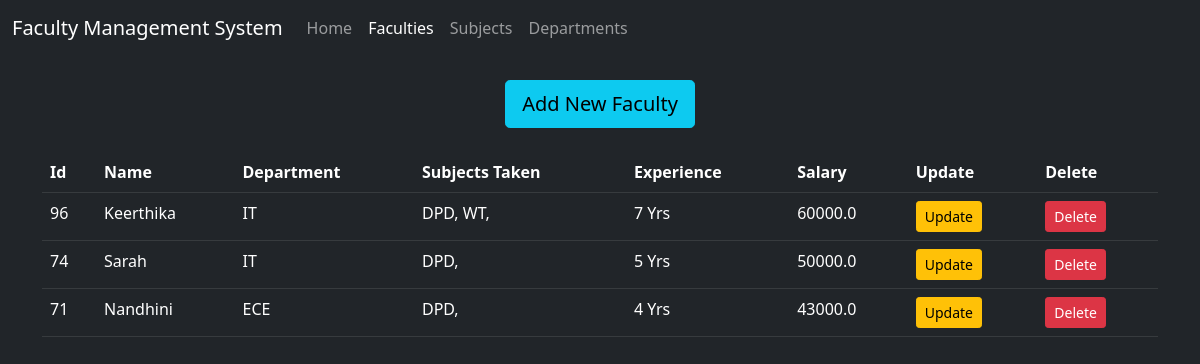
The page /allfaculty/ on the database its author committed.
### main/models.py (models this page shows, shortened)
class Faculty(models.Model):
    facId=models.IntegerField()
    name=models.CharField(max_length=100)
    dept=models.CharField(max_length=1000, null=True)
    subjects=models.CharField(max_length=1000, null=True)
    experience=models.IntegerField()
    salary=models.FloatField()

### main/views.py (the view)
# urls.py: path('allfaculty/', views.allFac, name='allFac'),
def allFac(request):
    facs=Faculty.objects.all()
    context={'facs':facs}
    return render(request, 'allFaculties.html', context)

### templates/allFaculties.html (shortened to what this page needs)
<!doctype html>
<html lang="en">
  <head>
    <link href="https://cdn.jsdelivr.net/npm/bootstrap@5.1.3/dist/css/bootstrap.min.css" rel="stylesheet">
  </head>
  <body class="bg-dark text-light">
    <nav class="navbar navbar-expand-lg navbar-dark bg-dark">
      <div class="container-fluid">
        <a class="navbar-brand" href="/">Faculty Management System</a>
        <div class="collapse navbar-collapse" id="navbarSupportedContent">
          <ul class="navbar-nav me-auto mb-2 mb-lg-0">
            <li class="nav-item">
              <a class="nav-link" href="/">Home</a>
            </li>
            <li class="nav-item">
              <a class="nav-link active" aria-current="page" href="{% url 'allFac' %}">Faculties</a>
            </li>
            <li class="nav-item">
              <a class="nav-link" aria-current="page" href="{% url 'subs' %}">Subjects</a>
            </li>
            <li class="nav-item">
              <a class="nav-link" aria-current="page" href="{% url 'depts' %}">Departments</a>
            </li>
          </ul>
        </div>
      </div>
    </nav>
    <div class="container">
        <br>
        <center><a href="{% url 'addFac' %}" class="btn btn-info btn-lg">Add New Faculty</a></center>
        <br>
      <div class="table-responsive">
          <table class="table table-dark table-hover table-stripped">
              <tr>
                  <th>Id</th>
                  <th>Name</th>
                  <th>Department</th>
                  <th>Subjects Taken</th>
                  <th>Experience</th>
                  <th>Salary</th>
                  <th>Update</th>
                  <th>Delete</th>
              </tr>
              {% for fac in facs %}
              <tr>
                <td>{{fac.facId}}</td>
                <td>{{fac.name}}</td>
                <td>{{fac.dept}}</td>
                <td>{{fac.subjects}}</td>
                <td>{{fac.experience}} Yrs</td>
                <td>{{fac.salary}}</td>
                <td>
                  <form action="/updatefaculty/{{fac.id}}/" method="POST">
                    <input type="submit" value="Update" class="btn btn-sm btn-warning">
                  </form>
                </td>
                <td>
                  <form action="/delfaculty/{{fac.id}}/" method="POST">
                    <input type="submit" value="Delete" class="btn btn-sm btn-danger">
                  </form>
                </td>
              </tr>
              {% endfor %}
          </table>
      </div>
    </div>
  </body>
</html>

### rows shown on the page
Faculty: facId "96", name "Keerthika", dept "IT", subjects "DPD, WT,", experience "7", salary "60000.0"
Faculty: facId "74", name "Sarah", dept "IT", subjects "DPD,", experience "5", salary "50000.0"
Faculty: facId "71", name "Nandhini", dept "ECE", subjects "DPD,", experience "4", salary "43000.0"
